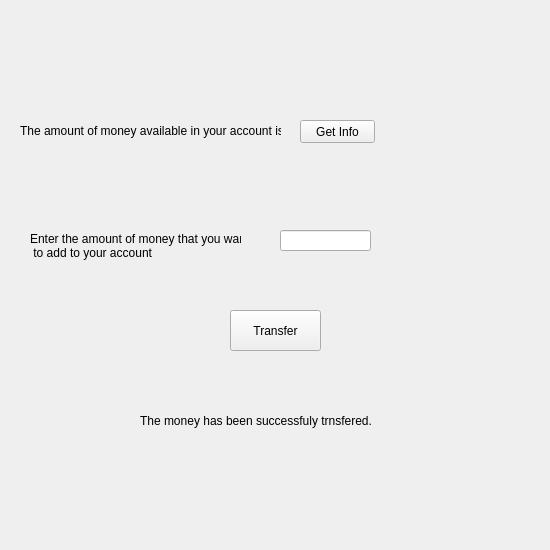
<?xml version="1.0" encoding="UTF-8"?>
<ui version="4.0">
 <class>IncMoney</class>
 <widget class="QWidget" name="IncMoney">
  <property name="geometry">
   <rect>
    <x>0</x>
    <y>0</y>
    <width>550</width>
    <height>550</height>
   </rect>
  </property>
  <property name="windowTitle">
   <string>Form</string>
  </property>
  <widget class="QLabel" name="label">
   <property name="geometry">
    <rect>
     <x>20</x>
     <y>110</y>
     <width>261</width>
     <height>41</height>
    </rect>
   </property>
   <property name="text">
    <string>The amount of money available in your account is:</string>
   </property>
  </widget>
  <widget class="QLabel" name="CurrentMoney">
   <property name="geometry">
    <rect>
     <x>300</x>
     <y>110</y>
     <width>61</width>
     <height>41</height>
    </rect>
   </property>
   <property name="text">
    <string/>
   </property>
  </widget>
  <widget class="QLabel" name="label_2">
   <property name="geometry">
    <rect>
     <x>30</x>
     <y>230</y>
     <width>211</width>
     <height>31</height>
    </rect>
   </property>
   <property name="text">
    <string>Enter the amount of money that you want 
 to add to your account</string>
   </property>
  </widget>
  <widget class="QLineEdit" name="lineEdit">
   <property name="geometry">
    <rect>
     <x>280</x>
     <y>230</y>
     <width>91</width>
     <height>21</height>
    </rect>
   </property>
  </widget>
  <widget class="QPushButton" name="TransferButton">
   <property name="geometry">
    <rect>
     <x>230</x>
     <y>310</y>
     <width>91</width>
     <height>41</height>
    </rect>
   </property>
   <property name="text">
    <string>Transfer</string>
   </property>
  </widget>
  <widget class="QPushButton" name="pushButton">
   <property name="geometry">
    <rect>
     <x>300</x>
     <y>120</y>
     <width>75</width>
     <height>23</height>
    </rect>
   </property>
   <property name="text">
    <string>Get Info</string>
   </property>
  </widget>
  <widget class="QLabel" name="label_3">
   <property name="geometry">
    <rect>
     <x>140</x>
     <y>410</y>
     <width>261</width>
     <height>21</height>
    </rect>
   </property>
   <property name="text">
    <string>The money has been successfuly trnsfered.</string>
   </property>
  </widget>
 </widget>
 <resources/>
 <connections/>
</ui>
